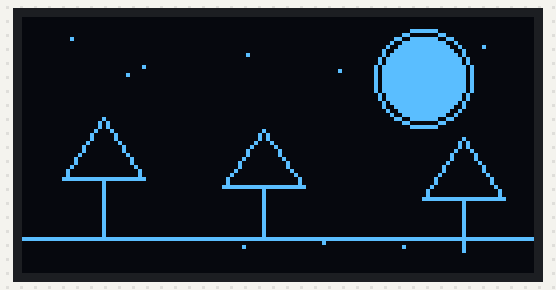
Bench run of a sketch on a simulated Arduino Uno, built with avr-gcc and run on an emulated ATmega328P. Parts: 128×64 one-colour display. Random numbers use the default seed unless the sketch sets one.

Above: at 0.1 s.

The sketch:

arboles_animados.ino
```cpp
#include <Wire.h>
#include <Adafruit_GFX.h>
#include <Adafruit_SSD1306.h>

#define SCREEN_WIDTH 128
#define SCREEN_HEIGHT 64
#define OLED_ADDRESS 0x3C

Adafruit_SSD1306 display(SCREEN_WIDTH, SCREEN_HEIGHT, &Wire, -1);

// Número de estrellas parpadeantes
#define NUM_STARS 8

// Estructura para las estrellas
struct Star {
    int x;
    int y;
    bool visible;
};

// Arreglo de estrellas
Star stars[NUM_STARS];

// Estado de animación del agua en el río
bool waveState = false;

void setup() {
    Serial.begin(115200);

    if (!display.begin(SSD1306_SWITCHCAPVCC, OLED_ADDRESS)) {
        Serial.println(F("Error al iniciar pantalla OLED"));
        for (;;);
    }

    display.clearDisplay();

    // Inicializar estrellas en posiciones aleatorias
    for (int i = 0; i < NUM_STARS; i++) {
        stars[i].x = random(5, SCREEN_WIDTH - 5);
        stars[i].y = random(5, 20);  // Solo en la parte superior del cielo
        stars[i].visible = random(0, 2);  // Algunas visibles al inicio
    }
}

// Dibujar el paisaje del bosque nocturno
void drawNightForest() {
    // Dibujar la luna grande con reflejo en el río
    display.fillCircle(100, 15, 10, SSD1306_WHITE);  // Luna
    display.drawCircle(100, 15, 12, SSD1306_WHITE);  // Halo

    // Dibujar árboles minimalistas
    display.drawLine(20, 40, 20, 55, SSD1306_WHITE);
    display.drawTriangle(10, 40, 20, 25, 30, 40, SSD1306_WHITE);

    display.drawLine(60, 42, 60, 55, SSD1306_WHITE);
    display.drawTriangle(50, 42, 60, 28, 70, 42, SSD1306_WHITE);

    display.drawLine(110, 45, 110, 58, SSD1306_WHITE);
    display.drawTriangle(100, 45, 110, 30, 120, 45, SSD1306_WHITE);

    // Dibujar el río con reflejo de la luna
    display.drawLine(0, 55, 128, 55, SSD1306_WHITE); // Línea de agua
    if (waveState) {
        display.drawPixel(50, 56, SSD1306_WHITE);
        display.drawPixel(70, 57, SSD1306_WHITE);
        display.drawPixel(90, 56, SSD1306_WHITE);
    } else {
        display.drawPixel(55, 57, SSD1306_WHITE);
        display.drawPixel(75, 56, SSD1306_WHITE);
        display.drawPixel(95, 57, SSD1306_WHITE);
    }
}

// Dibujar estrellas que parpadean
void drawStars() {
    for (int i = 0; i < NUM_STARS; i++) {
        if (stars[i].visible) {
            display.drawPixel(stars[i].x, stars[i].y, SSD1306_WHITE);
        }

        // Alternar visibilidad cada ciclo
        if (random(0, 10) > 7) {
            stars[i].visible = !stars[i].visible;
        }
    }
}

void loop() {
    display.clearDisplay();

    drawNightForest();  // Dibujar el bosque con el río
    drawStars();        // Dibujar estrellas parpadeantes

    display.display();

    waveState = !waveState; // Cambiar estado de las ondas en el agua
    delay(500);  // Animación fluida
}
```
